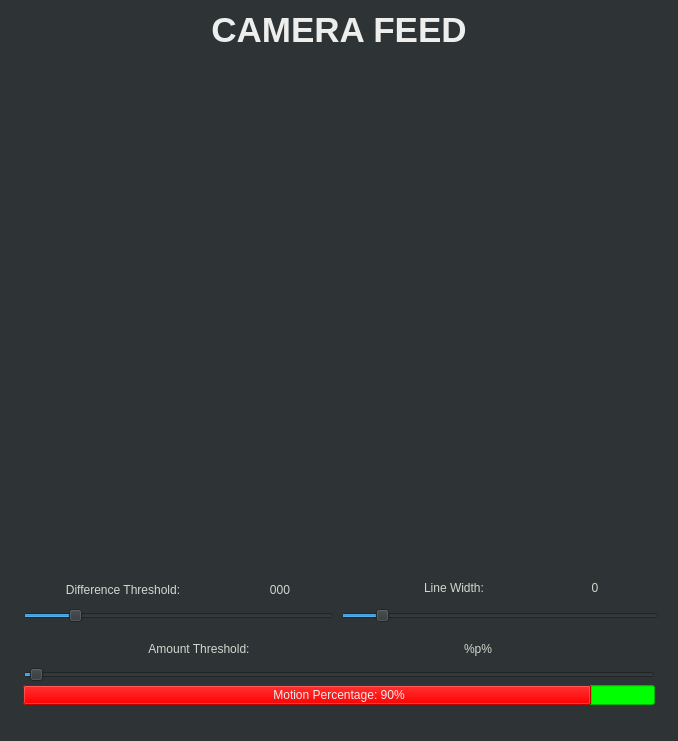
<?xml version="1.0" encoding="UTF-8"?>
<ui version="4.0">
 <class>MainWindow</class>
 <widget class="QMainWindow" name="MainWindow">
  <property name="geometry">
   <rect>
    <x>0</x>
    <y>0</y>
    <width>678</width>
    <height>741</height>
   </rect>
  </property>
  <property name="font">
   <font>
    <pointsize>20</pointsize>
   </font>
  </property>
  <property name="windowTitle">
   <string>Motion Detector</string>
  </property>
  <property name="autoFillBackground">
   <bool>false</bool>
  </property>
  <property name="styleSheet">
   <string notr="true">background-color: rgb(46, 52, 54);</string>
  </property>
  <property name="animated">
   <bool>true</bool>
  </property>
  <property name="documentMode">
   <bool>false</bool>
  </property>
  <widget class="QWidget" name="centralwidget">
   <layout class="QVBoxLayout" name="verticalLayout_2">
    <item>
     <layout class="QVBoxLayout" name="main_vl">
      <property name="spacing">
       <number>3</number>
      </property>
      <property name="leftMargin">
       <number>10</number>
      </property>
      <property name="topMargin">
       <number>1</number>
      </property>
      <property name="rightMargin">
       <number>10</number>
      </property>
      <property name="bottomMargin">
       <number>1</number>
      </property>
      <item>
       <widget class="QLabel" name="title">
        <property name="minimumSize">
         <size>
          <width>0</width>
          <height>35</height>
         </size>
        </property>
        <property name="maximumSize">
         <size>
          <width>16777215</width>
          <height>30</height>
         </size>
        </property>
        <property name="font">
         <font>
          <pointsize>26</pointsize>
          <weight>75</weight>
          <bold>true</bold>
          <underline>false</underline>
          <strikeout>false</strikeout>
         </font>
        </property>
        <property name="autoFillBackground">
         <bool>false</bool>
        </property>
        <property name="styleSheet">
         <string notr="true">color: rgb(238, 238, 236);</string>
        </property>
        <property name="text">
         <string>CAMERA FEED</string>
        </property>
        <property name="scaledContents">
         <bool>false</bool>
        </property>
        <property name="alignment">
         <set>Qt::AlignCenter</set>
        </property>
       </widget>
      </item>
      <item>
       <widget class="QLabel" name="view">
        <property name="minimumSize">
         <size>
          <width>640</width>
          <height>480</height>
         </size>
        </property>
        <property name="sizeIncrement">
         <size>
          <width>4</width>
          <height>3</height>
         </size>
        </property>
        <property name="styleSheet">
         <string notr="true">color: rgb(238, 238, 236);
border-color: rgb(204, 0, 0);</string>
        </property>
        <property name="text">
         <string/>
        </property>
        <property name="pixmap">
         <pixmap>../../Pictures/Death Note/death-note-l-2500x1600-anime-death-note-hd-art-wallpaper-preview.jpg</pixmap>
        </property>
        <property name="alignment">
         <set>Qt::AlignCenter</set>
        </property>
       </widget>
      </item>
      <item>
       <layout class="QHBoxLayout" name="diff_thresh_line_width">
        <item>
         <layout class="QVBoxLayout" name="diff_thresh">
          <property name="leftMargin">
           <number>4</number>
          </property>
          <property name="topMargin">
           <number>4</number>
          </property>
          <property name="rightMargin">
           <number>4</number>
          </property>
          <property name="bottomMargin">
           <number>4</number>
          </property>
          <item>
           <layout class="QHBoxLayout" name="diff_thresh_hl">
            <item>
             <widget class="QLabel" name="diff_thresh_label">
              <property name="minimumSize">
               <size>
                <width>200</width>
                <height>30</height>
               </size>
              </property>
              <property name="maximumSize">
               <size>
                <width>200</width>
                <height>30</height>
               </size>
              </property>
              <property name="styleSheet">
               <string notr="true">color: rgb(211, 215, 207);</string>
              </property>
              <property name="text">
               <string>Difference Threshold:</string>
              </property>
              <property name="alignment">
               <set>Qt::AlignCenter</set>
              </property>
             </widget>
            </item>
            <item>
             <widget class="QLabel" name="diff_thresh_value">
              <property name="minimumSize">
               <size>
                <width>0</width>
                <height>30</height>
               </size>
              </property>
              <property name="maximumSize">
               <size>
                <width>200</width>
                <height>30</height>
               </size>
              </property>
              <property name="styleSheet">
               <string notr="true">color: rgb(211, 215, 207);</string>
              </property>
              <property name="text">
               <string>000</string>
              </property>
              <property name="textFormat">
               <enum>Qt::AutoText</enum>
              </property>
              <property name="alignment">
               <set>Qt::AlignCenter</set>
              </property>
              <property name="textInteractionFlags">
               <set>Qt::TextSelectableByMouse</set>
              </property>
             </widget>
            </item>
           </layout>
          </item>
          <item>
           <widget class="QSlider" name="diff_thresh_slider">
            <property name="maximumSize">
             <size>
              <width>500</width>
              <height>16777215</height>
             </size>
            </property>
            <property name="minimum">
             <number>1</number>
            </property>
            <property name="maximum">
             <number>255</number>
            </property>
            <property name="sliderPosition">
             <number>40</number>
            </property>
            <property name="orientation">
             <enum>Qt::Horizontal</enum>
            </property>
            <property name="invertedAppearance">
             <bool>false</bool>
            </property>
            <property name="invertedControls">
             <bool>false</bool>
            </property>
            <property name="tickPosition">
             <enum>QSlider::NoTicks</enum>
            </property>
            <property name="tickInterval">
             <number>0</number>
            </property>
           </widget>
          </item>
         </layout>
        </item>
        <item>
         <layout class="QVBoxLayout" name="line_width">
          <item>
           <layout class="QHBoxLayout" name="line_width_hl">
            <item>
             <widget class="QLabel" name="line_width_label">
              <property name="minimumSize">
               <size>
                <width>0</width>
                <height>30</height>
               </size>
              </property>
              <property name="maximumSize">
               <size>
                <width>150</width>
                <height>30</height>
               </size>
              </property>
              <property name="styleSheet">
               <string notr="true">color: rgb(211, 215, 207);</string>
              </property>
              <property name="text">
               <string>Line Width:</string>
              </property>
              <property name="alignment">
               <set>Qt::AlignCenter</set>
              </property>
             </widget>
            </item>
            <item>
             <widget class="QLabel" name="line_width_value">
              <property name="minimumSize">
               <size>
                <width>0</width>
                <height>30</height>
               </size>
              </property>
              <property name="maximumSize">
               <size>
                <width>50</width>
                <height>30</height>
               </size>
              </property>
              <property name="styleSheet">
               <string notr="true">color: rgb(211, 215, 207);</string>
              </property>
              <property name="text">
               <string>0</string>
              </property>
              <property name="alignment">
               <set>Qt::AlignCenter</set>
              </property>
              <property name="textInteractionFlags">
               <set>Qt::TextSelectableByMouse</set>
              </property>
             </widget>
            </item>
           </layout>
          </item>
          <item>
           <widget class="QSlider" name="line_width_slider">
            <property name="maximumSize">
             <size>
              <width>364</width>
              <height>16777215</height>
             </size>
            </property>
            <property name="minimum">
             <number>1</number>
            </property>
            <property name="maximum">
             <number>10</number>
            </property>
            <property name="pageStep">
             <number>1</number>
            </property>
            <property name="value">
             <number>2</number>
            </property>
            <property name="orientation">
             <enum>Qt::Horizontal</enum>
            </property>
           </widget>
          </item>
         </layout>
        </item>
       </layout>
      </item>
      <item>
       <layout class="QVBoxLayout" name="amt_thresh">
        <property name="leftMargin">
         <number>4</number>
        </property>
        <property name="topMargin">
         <number>4</number>
        </property>
        <property name="rightMargin">
         <number>4</number>
        </property>
        <property name="bottomMargin">
         <number>4</number>
        </property>
        <item>
         <layout class="QHBoxLayout" name="amt_thresh_hl">
          <item>
           <widget class="QLabel" name="amt_thresh_label">
            <property name="minimumSize">
             <size>
              <width>200</width>
              <height>30</height>
             </size>
            </property>
            <property name="maximumSize">
             <size>
              <width>200</width>
              <height>30</height>
             </size>
            </property>
            <property name="styleSheet">
             <string notr="true">color: rgb(211, 215, 207);</string>
            </property>
            <property name="text">
             <string>Amount Threshold:</string>
            </property>
            <property name="alignment">
             <set>Qt::AlignCenter</set>
            </property>
           </widget>
          </item>
          <item>
           <widget class="QLabel" name="amt_thresh_value">
            <property name="minimumSize">
             <size>
              <width>0</width>
              <height>30</height>
             </size>
            </property>
            <property name="maximumSize">
             <size>
              <width>200</width>
              <height>30</height>
             </size>
            </property>
            <property name="styleSheet">
             <string notr="true">color: rgb(211, 215, 207);</string>
            </property>
            <property name="text">
             <string>%p%</string>
            </property>
            <property name="textFormat">
             <enum>Qt::AutoText</enum>
            </property>
            <property name="alignment">
             <set>Qt::AlignCenter</set>
            </property>
            <property name="textInteractionFlags">
             <set>Qt::TextSelectableByMouse</set>
            </property>
           </widget>
          </item>
         </layout>
        </item>
        <item>
         <widget class="QSlider" name="amt_thresh_slider">
          <property name="maximumSize">
           <size>
            <width>16777215</width>
            <height>16777215</height>
           </size>
          </property>
          <property name="minimum">
           <number>1</number>
          </property>
          <property name="maximum">
           <number>100000</number>
          </property>
          <property name="pageStep">
           <number>1000</number>
          </property>
          <property name="sliderPosition">
           <number>1000</number>
          </property>
          <property name="orientation">
           <enum>Qt::Horizontal</enum>
          </property>
          <property name="tickPosition">
           <enum>QSlider::NoTicks</enum>
          </property>
          <property name="tickInterval">
           <number>0</number>
          </property>
         </widget>
        </item>
        <item>
         <widget class="QProgressBar" name="amt_percentage">
          <property name="minimumSize">
           <size>
            <width>0</width>
            <height>20</height>
           </size>
          </property>
          <property name="maximumSize">
           <size>
            <width>16777215</width>
            <height>20</height>
           </size>
          </property>
          <property name="autoFillBackground">
           <bool>false</bool>
          </property>
          <property name="styleSheet">
           <string notr="true">color: rgb(238, 238, 236);
selection-background-color: rgb(255, 0, 0);
background-color: rgb(0, 255, 0);</string>
          </property>
          <property name="value">
           <number>90</number>
          </property>
          <property name="textVisible">
           <bool>true</bool>
          </property>
          <property name="orientation">
           <enum>Qt::Horizontal</enum>
          </property>
          <property name="invertedAppearance">
           <bool>false</bool>
          </property>
          <property name="textDirection">
           <enum>QProgressBar::TopToBottom</enum>
          </property>
          <property name="format">
           <string>Motion Percentage: %p%</string>
          </property>
         </widget>
        </item>
       </layout>
      </item>
     </layout>
    </item>
   </layout>
  </widget>
  <widget class="QStatusBar" name="statusbar"/>
 </widget>
 <resources/>
 <connections>
  <connection>
   <sender>diff_thresh_slider</sender>
   <signal>valueChanged(int)</signal>
   <receiver>diff_thresh_value</receiver>
   <slot>setNum(int)</slot>
   <hints>
    <hint type="sourcelabel">
     <x>204</x>
     <y>604</y>
    </hint>
    <hint type="destinationlabel">
     <x>285</x>
     <y>558</y>
    </hint>
   </hints>
  </connection>
  <connection>
   <sender>amt_thresh_slider</sender>
   <signal>valueChanged(int)</signal>
   <receiver>amt_thresh_value</receiver>
   <slot>setNum(int)</slot>
   <hints>
    <hint type="sourcelabel">
     <x>84</x>
     <y>660</y>
    </hint>
    <hint type="destinationlabel">
     <x>502</x>
     <y>636</y>
    </hint>
   </hints>
  </connection>
  <connection>
   <sender>line_width_slider</sender>
   <signal>valueChanged(int)</signal>
   <receiver>line_width_value</receiver>
   <slot>setNum(int)</slot>
   <hints>
    <hint type="sourcelabel">
     <x>582</x>
     <y>598</y>
    </hint>
    <hint type="destinationlabel">
     <x>619</x>
     <y>563</y>
    </hint>
   </hints>
  </connection>
 </connections>
</ui>
